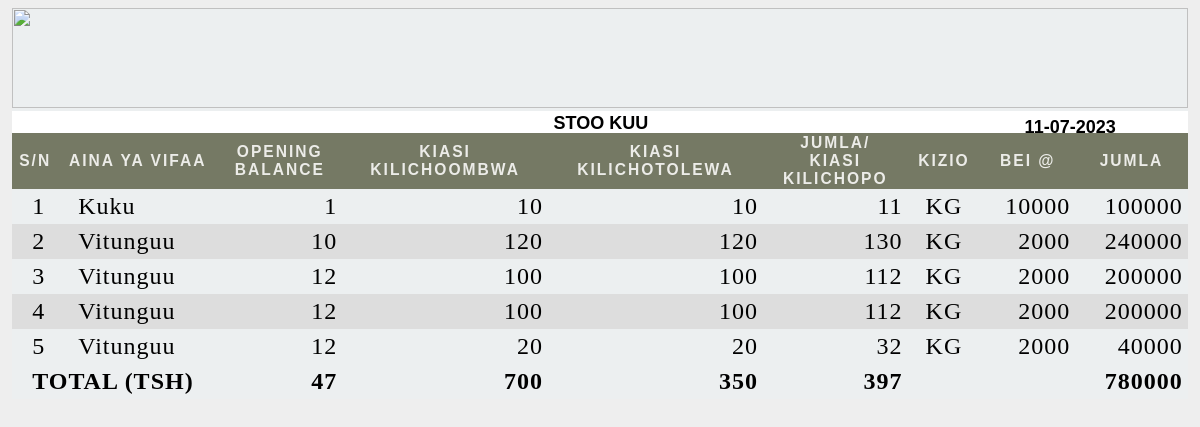
/reports-form/manejor_karatasi_c.php (signed in), run on the app's committed database.
### tables this page shows
CREATE TABLE `purche_order_rpt` (
  `ID` int(100) UNSIGNED NOT NULL,
  `user_id` int(100) UNSIGNED NOT NULL,
  `vifaa_aina` varchar(100) NOT NULL,
  `balance_open` varchar(100) NOT NULL DEFAULT '0',
  `Amount_rqsted` varchar(100) NOT NULL,
  `Amount_rcved` varchar(100) NOT NULL,
  `Toatal_good_available` varchar(100) NOT NULL,
  `Cost_per_unit` varchar(100) NOT NULL,
  `kizio` varchar(10) NOT NULL,
  `Total_cost` varchar(100) NOT NULL,
  `signature` varchar(200) NOT NULL,
  `Time_ent` time NOT NULL,
  `Date_ent` date NOT NULL
);

### reports-form/manejor_karatasi_c.php (the view, shortened to what this page needs)
<!DOCTYPE html>
<html>
<head>
  <link rel="stylesheet" type="text/css" href="../css/prch_orda_form.css">
</head>
<body id="kts-b-body">
           <article class="lft-menu-list_mnj" >
                 <div class="contents-list-prch_rpot">
          <table border="0" cellspacing="0">
            <tr >
              <th class="logo_row" colspan="9">
                <img src="report_img/ako2.jpg">
              </th>
            </tr>
           <tr >
             <td class="headings_row_main_store" colspan="9">
               <div class="main_heding_main_store">
                 <div> <p>STOO KUU</p> </div>
                 <div class="date_main_store_a">
                   <?php echo date('d-m-Y');?>
                 </div>
               </div>
              </td>
           </tr>
          <tr class="row-thead_b">
              <th class="date_nt">S/N</th>
              <th class="date_nt">AINA YA VIFAA</th>
               <th class="date_nt">OPENING<br>BALANCE</th>
               <th class="date_nt">KIASI<br>KILICHOOMBWA</th>
               <th class="date_nt">KIASI<br>KILICHOTOLEWA</th>
               <th class="date_nt">JUMLA/ <br> KIASI KILICHOPO</th>
               <th class="date_nt">KIZIO</th>
               <th class="date_nt">BEI @</th>
               <th class="date_nt">JUMLA</th>
            </tr>
            <?php
             $conn=mysqli_connect('localhost','root','');
              mysqli_select_db($conn,'menu_mpya');
              $select="SELECT * FROM  purche_order_rpt ORDER BY id ASC";
              $query=mysqli_query($conn,$select);
              $count=mysqli_num_rows($query);
              if ($count==true) {
               while ($rows=mysqli_fetch_array($query)) {
                $sum_opn+=$rows['balance_open'];
                $sum_reqst += $rows['Amount_rqsted'];
                $sum_resved += $rows['Amount_rcved'];
                $sum_reqst += $rows['Amount_rqsted'];
                $sum_trvd += $rows['Toatal_good_available'];
                $sum_tcost += $rows['Total_cost'];
                   echo "<tr class='tr_a'>";
                     echo "<td class='list_clmn_mnj_b indent_b'>";echo $rows['ID'];echo "</td>";
                     echo "<td class='list_clmn_mnj_b indent_b'>";echo $rows['vifaa_aina'];echo "</td>";
                     echo "<td class='list_clmn_mnj_b qtity'>";echo $rows['balance_open'];echo "</td>";
                     echo "<td class='list_clmn_mnj_b qtity'>";echo $rows['Amount_rqsted'];echo "</td>";
                     echo "<td class='list_clmn_mnj_b qtity'>";echo $rows['Amount_rcved'];echo "</td>";
                     echo "<td class='list_clmn_mnj_b qtity'>";echo $rows['Toatal_good_available'];echo "</td>";
                     echo "<td class='list_clmn_mnj_b date_nt_b'>";echo $rows['kizio'];echo "</td>";
                     echo "<td class='list_clmn_mnj_b qtity'>";echo $rows['Cost_per_unit'];echo "</td>";
                     echo "<td class='list_clmn_mnj_b qtity'>";echo $rows['Total_cost'];echo "</td>";
                   echo "</tr>";
                 }
                   echo "<tr class='whole_row'>";
                     echo "<td class='indent_b list_clmn_mnj_b' colspan='2'>";echo"TOTAL (TSH)";echo "</td>";
                     echo "<td class='list_clmn_mnj_b qtity'>";echo $sum_opn;echo "</td>";
                     echo "<td class='list_clmn_mnj_b qtity'>";echo $sum_reqst;echo "</td>";
                     echo "<td class='list_clmn_mnj_b qtity'>";echo $sum_resved;echo "</td>";
                     echo "<td class='list_clmn_mnj_b qtity'>";echo $sum_trvd;echo "</td>";
                     echo "<td class='qtity'>";echo "</td>";
                     echo "<td class='qtity'>";echo "</td>";
                     echo "<td class='list_clmn_mnj_b qtity'>";echo $sum_tcost;echo "</td>";
                   echo "</tr>";
              }
              ?>
          </table>
     </div>
           </article>
</body>
</html>

### css/prch_orda_form.css (style rules this page uses)
#kts-b-body { overflow:hidden; background-color: #eeeeee; }
.contents-list-prch_rpot { width: 99.3%; max-height: 470px; padding: 0px; margin: 0px auto 0px auto; border: 0px solid blue; }
.contents-list-prch_rpot table { width:100%; margin: 0px 0px; border: none; background-color: #ECEFF0; font-family:arial; font-size: 12px; }
.logo_row { width: 99%; height: 100px; padding: 0px; }
.logo_row img { width: 100%; height: 100px; margin: 0px 0px -5px 0px; }
.field_data label,p { display: inline-block; }
.field_data_grn label,p { display: inline-block; }
.field_data_trh label,p { display: inline-block; }
.field_data_no label,p { display: inline-block; }
.row-thead_acc,.row-thead,.row-thead_a, .row-thead_b { background-color: #757964; color: #ecece8; }
.row-thead_b th { margin: 0px 0px 0px 0px; font-size: 1.3vmax; font-weight: bold; font-family: arial; height: 10px; text-align: center; letter-spacing: 2px; }
.list_clmn_mnj_b { width: 20px; padding: 4px 0px 4px 0px; font-size: 2vmax; font-family: tahoma; letter-spacing: 1px; }
.indent_b { text-indent: 20px; }
.table-tr:nth-child(odd), .tr_a:nth-child(odd) { background-color: #dddddd; }
.qtity { text-align:right; padding-right: 5px; }
.date_nt { text-align: center; font-size: 1vmax; }
.date_nt_b { text-align: center; }
.whole_row { font-weight: bold; font-size: 1.5vmax; }
.main_heding_main_store { width: 99.8%; height: 18px; text-align: center; border: 0px dotted red; margin: 0px 0px 0px 0px; padding: 2px; overflow: hidden; }
.main_heding_main_store p { margin: 0px 0px 0px 0px; font-size: 1.5vmax; font-weight: bold; font-family: arial; }
.headings_row_main_store { width: 100%; height: 18px; padding: 0px; overflow: hidden; background-color: #ffffff; }
.date_main_store_a { width: 20%; float: right; height: 18px; padding: 0px; margin-top:-17px; border: 0px dotted green; font-size: 1.5vmax; font-weight: bold; }

### data on the page
purche_order_rpt: ID "1", vifaa_aina "Kuku", balance_open "1", Amount_rqsted "10", Amount_rcved "10", Toatal_good_available "11", kizio "KG", Cost_per_unit "10000", Total_cost "100000"
purche_order_rpt: ID "2", vifaa_aina "Vitunguu", balance_open "10", Amount_rqsted "120", Amount_rcved "120", Toatal_good_available "130", kizio "KG", Cost_per_unit "2000", Total_cost "240000"
purche_order_rpt: ID "3", vifaa_aina "Vitunguu", balance_open "12", Amount_rqsted "100", Amount_rcved "100", Toatal_good_available "112", kizio "KG", Cost_per_unit "2000", Total_cost "200000"
purche_order_rpt: ID "4", vifaa_aina "Vitunguu", balance_open "12", Amount_rqsted "100", Amount_rcved "100", Toatal_good_available "112", kizio "KG", Cost_per_unit "2000", Total_cost "200000"
purche_order_rpt: ID "5", vifaa_aina "Vitunguu", balance_open "12", Amount_rqsted "20", Amount_rcved "20", Toatal_good_available "32", kizio "KG", Cost_per_unit "2000", Total_cost "40000"

### other printed values
$sum_opn "47"
$sum_reqst "700"
$sum_resved "350"
$sum_trvd "397"
$sum_tcost "780000"
